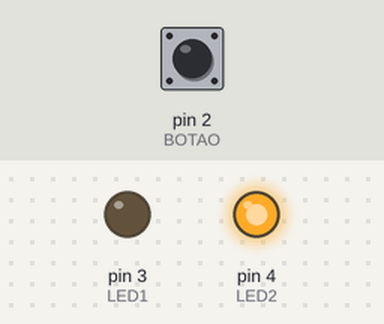
A sketch run on a simulated Arduino Uno, built with avr-gcc and run on an emulated ATmega328P. Parts: output pins drawn as LEDs (lit = HIGH). The inputs (shaded band) are chosen by the test bench; at power-on: pin 2 (BOTAO) HIGH.

Above: at 0.8 s.
0.9 s: pin 2 (BOTAO) pulled LOW for 0.15 s
At 2.1 s:
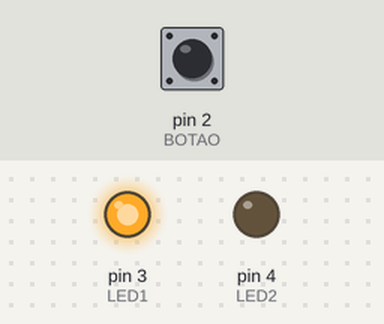
2.5 s: pin 2 (BOTAO) pulled LOW for 1 s
At 3.5 s:
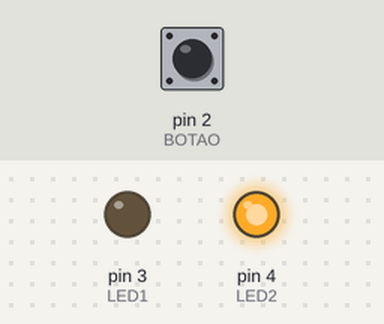
5.0 s: pin 2 (BOTAO) pulled LOW for 3.2 s
At 5.4 s:
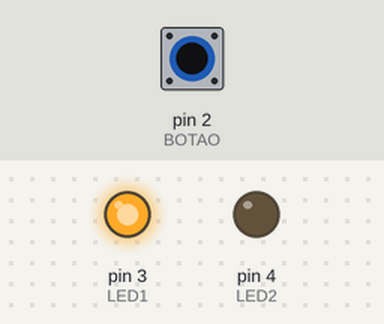
Timing chart, 0 to 8.0 s (numbered marks = the images above; inputs shaded):
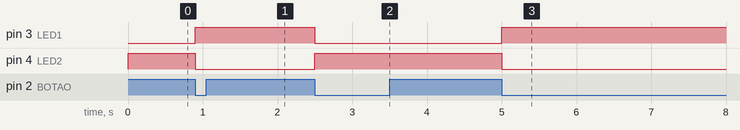

Measured:
- after the input at 0.9 s, pin 3 (LED1): LOW → HIGH at once; pin 4 (LED2): HIGH → LOW at once
- after the input at 2.5 s, pin 3 (LED1): HIGH → LOW at once; pin 4 (LED2): LOW → HIGH at once
- after the input at 5.0 s, pin 3 (LED1): LOW → HIGH at once; pin 4 (LED2): HIGH → LOW at once

The sketch:

exercicio12.ino
```cpp
#define BOTAO (1<<PD2)
#define LED1 (1<<PD3)
#define LED2 (1<<PD4)

int main(void) {
  // Configura PD2 como entrada (botão)
  DDRD &= ~BOTAO;

  // Ativa o pull-up interno para o botão
  PORTD |= BOTAO;

  // Configura PD3 e PD4 como saídas (LEDs)
  DDRD |= LED1 | LED2;

  // Estado inicial dos LEDs
  PORTD &= ~(LED1);
  PORTD |= (LED2);

  for (;;) {
    // Verifica se o botão foi pressionado (nível lógico baixo)
    if (!(PIND & BOTAO)) {
      // Alterna os LEDs
      PORTD ^= (LED1 | LED2);

      // Espera o botão ser solto para evitar múltiplas alternâncias
      while (!(PIND & BOTAO));
    }
  }

  return 0;
}
```
